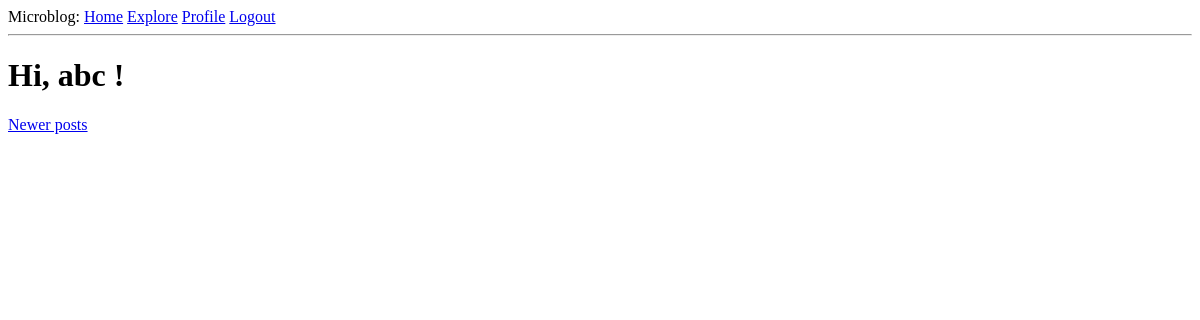
Before: /explore?page=3 (signed in) with the older database file.
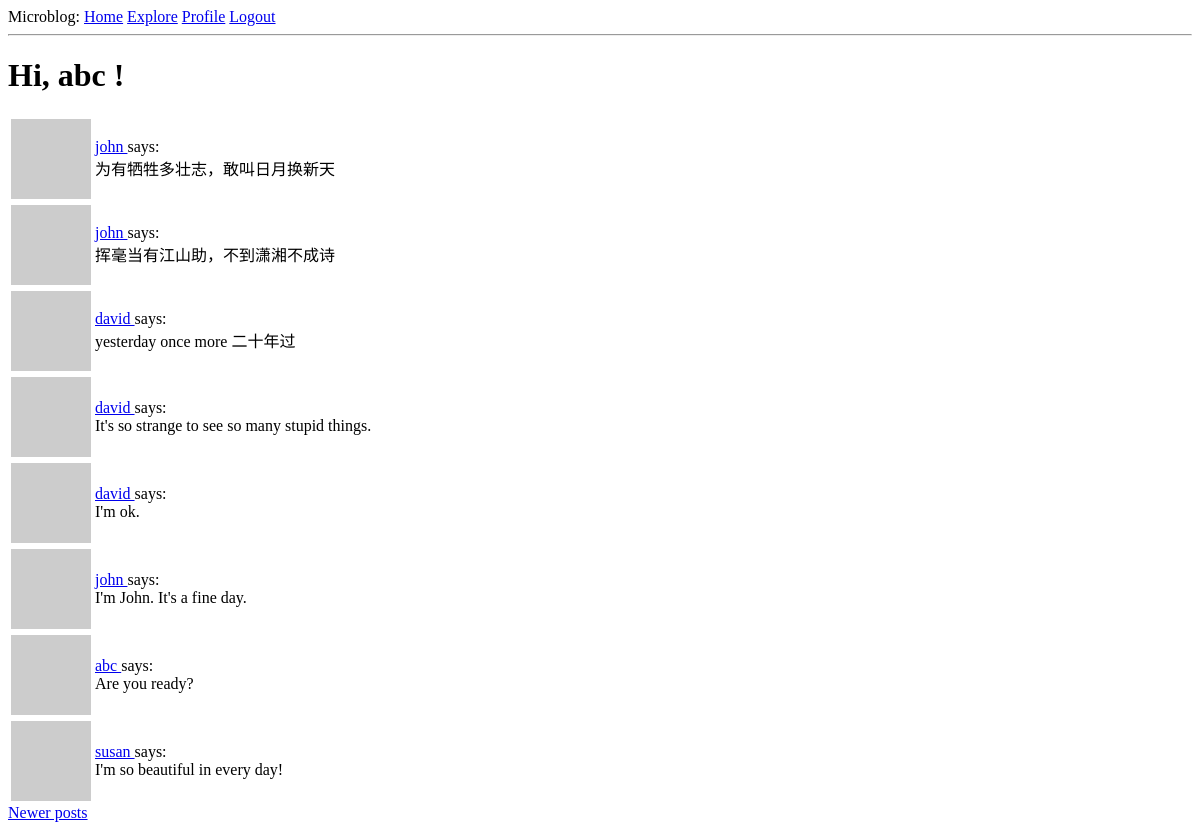
After: the same page with the newer database file.
### app/models.py (models this page shows, shortened)
class Post(db.Model):
	id = db.Column(db.Integer, primary_key = True)
	body = db.Column(db.String(140))
	timestamp = db.Column(db.DateTime, index = True, default=datetime.utcnow)
	user_id = db.Column(db.Integer, db.ForeignKey('user.id'))

class User(UserMixin, db.Model):
	id = db.Column(db.Integer, primary_key=True)
	username = db.Column(db.String(64), index=True, unique=True)
	email = db.Column(db.String(120), index=True, unique=True)
	password_hash = db.Column(db.String(128))
	posts = db.relationship('Post', backref='author', lazy='dynamic')
	about_me = db.Column(db.String(1024))
	last_seen = db.Column(db.DateTime, default=datetime.utcnow)
	followed = db.relationship(
		'User', secondary=followers,
		primaryjoin=(followers.c.follower_id == id),
		secondaryjoin=(followers.c.followed_id == id),
		backref=db.backref('followers', lazy='dynamic'), lazy = 'dynamic'
	)
	def avatar(self, size):
		digest = md5(self.email.lower().encode('utf-8')).hexdigest()
		return 'https://www.gravatar.com/avatar/{}?d=identicon&s={}'.format(digest, size)

### app/routes.py (the view)
@flask_app.route('/explore', methods=['GET', 'POST'])
@login_required
def explore():
	page = request.args.get('page', 1, type=int)
	posts = Post.query.order_by(Post.timestamp.desc()).paginate(
		page=page, per_page=flask_app.config['POSTS_PER_PAGE'], error_out=False)
	next_url = url_for('explore', page=posts.next_num) \
		if posts.has_next else None
	prev_url = url_for('explore', page=posts.prev_num) \
		if posts.has_prev else None
	return render_template('index.html', title='Explore',
						   posts=posts.items, next_url=next_url,
						   prev_url=prev_url)

### app/models.py (called while the page is built)
@login.user_loader
def load_user(id):
	return User.query.get(int(id))

### app/routes.py (called while the page is built)
@flask_app.before_request
def before_request():
	if current_user.is_authenticated:
		current_user.last_seen = datetime.utcnow()
		db.session.commit()

### app/templates/index.html (shortened to what this page needs)
{% extends "base.html" %}
{% block content %}
    <h1>Hi, {{ current_user.username }} !</h1>
    {% for post in posts %}
        {% include '_post.html' %}
    {% endfor %}
    {% if prev_url %}
    <a href="{{ prev_url }}">Newer posts</a>
    {% endif %}
{% endblock %}

### app/templates/_post.html
<table>
        <tr valign="mid">
            <td><img src="{{ post.author.avatar(36) }}"></td>
            <td>
                <a href="{{ url_for('user', username=post.author.username) }}">
                    {{ post.author.username }}
                </a>
                says: <br>{{ post.body }}
            </td>
        </tr>
</table>

Changed rows visible on the page:
added Post: author.username "john", body "为有牺牲多壮志，敢叫日月换新天"
added Post: author.username "john", body "挥毫当有江山助，不到潇湘不成诗"
added Post: author.username "david", body "yesterday once more 二十年过"
added Post: author.username "david", body "It's so strange to see so many stupid things."
added Post: author.username "david", body "I'm ok."
added Post: author.username "john", body "I'm John. It's a fine day."
added Post: author.username "abc", body "Are you ready?"
added Post: author.username "susan", body "I'm so beautiful in every day!"
